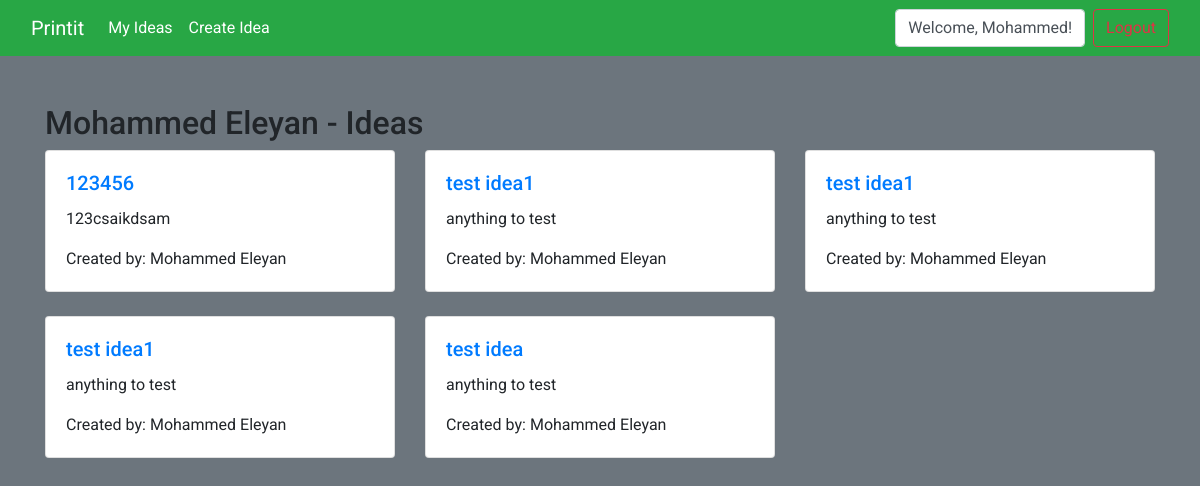
/user/3/, run on the app's committed database.
### Printit_app/models.py (models this page shows)
class User(models.Model):
    first_name = models.CharField(max_length=150)
    last_name = models.CharField(max_length=150)
    email = models.EmailField(unique=True)
    password = models.CharField(max_length=128)
    bio = models.TextField(blank=True, null=True)
    is_admin = models.BooleanField(default=False)
    created_at = models.DateTimeField(auto_now_add=True)
    updated_at = models.DateTimeField(auto_now=True)
    objects = UserManager()

class Idea(models.Model):
    user = models.ForeignKey(User, on_delete=models.CASCADE)
    title = models.CharField(max_length=200)
    content = models.TextField()
    created_at = models.DateTimeField(auto_now_add=True)
    updated_at = models.DateTimeField(auto_now=True)
    objects = IdeaManager()

### Printit_app/views.py (the view)
# urls.py: path('user/<int:user_id>/', views.user_ideas, name='user_ideas'),
def user_ideas(request, user_id):
    user = User.objects.get(pk=user_id)
    user_ideas = Idea.objects.filter(user=user).order_by('-created_at')
    context = {
        'user': user,
        'user_ideas': user_ideas,
    }
    return render(request, 'user_ideas.html', context)

### Printit_app/templates/user_ideas.html (shortened to what this page needs)
<!DOCTYPE html>
<html lang="en">
<head>
    {% load static %}
    <link rel="stylesheet" href="https://maxcdn.bootstrapcdn.com/bootstrap/4.0.0/css/bootstrap.min.css">
</head>
<body class="bg-secondary" style="font-family: 'Roboto', sans-serif;">
    <nav class="navbar navbar-expand-lg bg-success">
        <div class="container-fluid">
            <a class="navbar-brand text-white" href="{% url 'home' %}">Printit</a>
            <div class="collapse navbar-collapse " id="navbarSupportedContent">
                <ul class="navbar-nav mr-auto">
                    <li class="nav-item">
                        <a class="nav-link text-white" href="{% url 'my_ideas' %}">My Ideas</a>
                    </li>
                    <li class="nav-item">
                        <a class="nav-link text-white" href="{% url 'create_idea' %}">Create Idea</a>
                    </li>
                </ul>
                <ul class="navbar-nav ml-auto">
                    <li class="nav-item">
                        <form class="form-inline my-2 my-lg-0" method="POST" action="{% url 'logout' %}">
                            <div class="form-control mr-sm-2">Welcome, {{ user.first_name }}!</div>
                            <button class="btn btn-outline-danger my-2 my-sm-0" type="submit">Logout</button>
                        </form>
                    </li>
                </ul>
            </div>
        </div>
    </nav>
    <div class="container-fluid bg-secondary bg-gradient py-5" style="min-height: 100vh;">
        <div class="container">
            <h2>{{ user.first_name }} {{ user.last_name }} - Ideas</h2>
            <div class="row">
                {% if user_ideas %}
                {% for idea in user_ideas %}
                <div class="col-md-4">
                    <div class="card mb-4">
                        <div class="card-body">
                            <h5 class="card-title"><a href="{% url 'view_idea' idea.id %}">{{ idea.title }}</a></h5>
                            <p class="card-text">{{ idea.content }}</p>
                            <p class="card-text">Created by: {{ user.first_name }} {{ user.last_name }}</p>
                        </div>
                    </div>
                </div>
                {% endfor %}
                {% else %}
                <p>No ideas found for this user.</p>
                {% endif %}
            </div>
        </div>
    </div>
</body>
</html>

### data on the page
User: first_name "Mohammed", last_name "Eleyan"
Idea: title "123456", content "123csaikdsam"
Idea: title "test idea1", content "anything to test"
Idea: title "test idea1", content "anything to test"
Idea: title "test idea1", content "anything to test"
Idea: title "test idea", content "anything to test"
